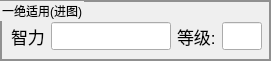
   <widget class="QGroupBox" name="groupBox">
    <property name="geometry">
     <rect>
      <x>120</x>
      <y>240</y>
      <width>271</width>
      <height>61</height>
     </rect>
    </property>
    <property name="styleSheet">
     <string notr="true">QGroupBox { 
border: 2px solid rgb(144, 144, 144); 
}</string>
    </property>
    <property name="title">
     <string>一绝适用(进图)</string>
    </property>
    <property name="flat">
     <bool>true</bool>
    </property>
    <widget class="QWidget" name="layoutWidget">
     <property name="geometry">
      <rect>
       <x>11</x>
       <y>21</y>
       <width>251</width>
       <height>31</height>
      </rect>
     </property>
     <layout class="QHBoxLayout" name="horizontalLayout_3">
      <item>
       <widget class="QLabel" name="label_15">
        <property name="font">
         <font>
          <pointsize>13</pointsize>
         </font>
        </property>
        <property name="text">
         <string>智力</string>
        </property>
       </widget>
      </item>
      <item>
       <widget class="QLineEdit" name="ty_zhili">
        <property name="font">
         <font>
          <pointsize>13</pointsize>
         </font>
        </property>
       </widget>
      </item>
      <item>
       <widget class="QLabel" name="label_47">
        <property name="font">
         <font>
          <pointsize>13</pointsize>
         </font>
        </property>
        <property name="text">
         <string>等级:</string>
        </property>
       </widget>
      </item>
      <item>
       <widget class="QLineEdit" name="ty_lv">
        <property name="minimumSize">
         <size>
          <width>40</width>
          <height>0</height>
         </size>
        </property>
        <property name="maximumSize">
         <size>
          <width>40</width>
          <height>16777215</height>
         </size>
        </property>
        <property name="font">
         <font>
          <pointsize>13</pointsize>
         </font>
        </property>
        <property name="alignment">
         <set>Qt::AlignCenter</set>
        </property>
       </widget>
      </item>
     </layout>
    </widget>
   </widget>
